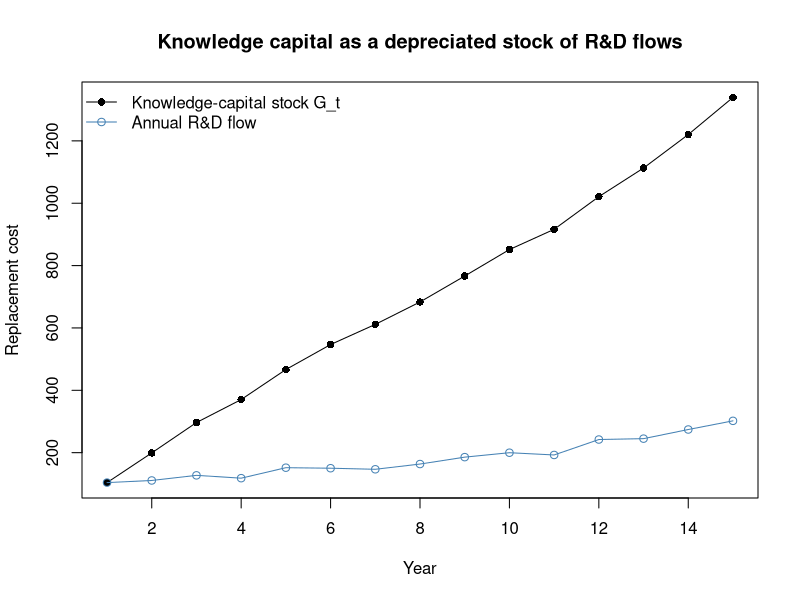

R code for this plot:
## ---- chunk 1
set.seed(21)

# --- simulate a market and one firm with a known event-day jump --------------
n_est  <- 250          # estimation-window trading days
n_evt  <- 5            # event-window days (e.g., -2..+2)
alpha  <- 0.0002; beta <- 1.10
mkt_est <- rnorm(n_est, 0.0004, 0.009)
firm_est <- alpha + beta * mkt_est + rnorm(n_est, 0, 0.012)

# --- estimate the market model on the clean pre-event window -----------------
fit <- lm(firm_est ~ mkt_est)

# --- event window: true cash-flow news adds +3% on the announcement day ------
mkt_evt   <- rnorm(n_evt, 0.0004, 0.009)
news      <- c(0, 0, 0.03, 0, 0)            # day 0 carries the marketing news
firm_evt  <- coef(fit)[1] + coef(fit)[2] * mkt_evt +
             rnorm(n_evt, 0, 0.012) + news

# --- abnormal and cumulative abnormal returns --------------------------------
expected_evt <- predict(fit, newdata = data.frame(mkt_est = mkt_evt))
AR  <- firm_evt - expected_evt
CAR <- cumsum(AR)

data.frame(day = -2:2, AR = round(AR, 4), CAR = round(CAR, 4))
## ---- chunk 2
# Knowledge-capital accumulation by perpetual inventory (eq. mf-knowcap).
set.seed(21)
years      <- 1:15
rd_flow    <- 100 * (1.08)^(years - 1) * exp(rnorm(length(years), 0, 0.05))
delta_rd   <- 0.15                       # BEA-style default depreciation
G <- numeric(length(years)); G[1] <- rd_flow[1]
for (t in 2:length(years)) {
  G[t] <- (1 - delta_rd) * G[t - 1] + rd_flow[t]
}

plot(years, G, type = "o", pch = 16,
     xlab = "Year", ylab = "Replacement cost",
     main = "Knowledge capital as a depreciated stock of R&D flows",
     ylim = range(c(G, rd_flow)))
lines(years, rd_flow, type = "o", col = "steelblue", pch = 1)
legend("topleft", bty = "n",
       legend = c("Knowledge-capital stock G_t", "Annual R&D flow"),
       col = c("black", "steelblue"), pch = c(16, 1), lty = 1)
